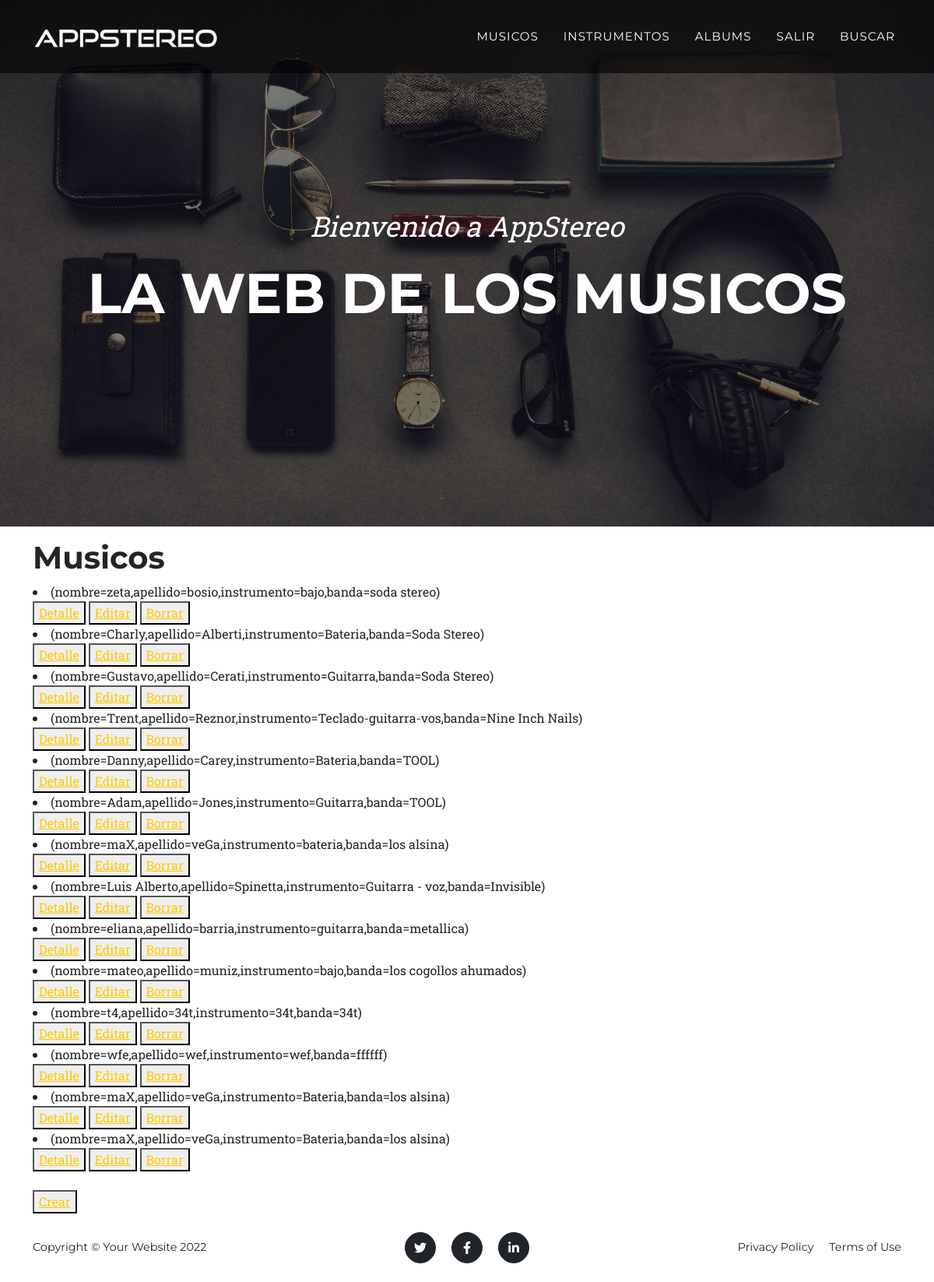
The page /musico/list/ (signed in) on the database as committed earlier.
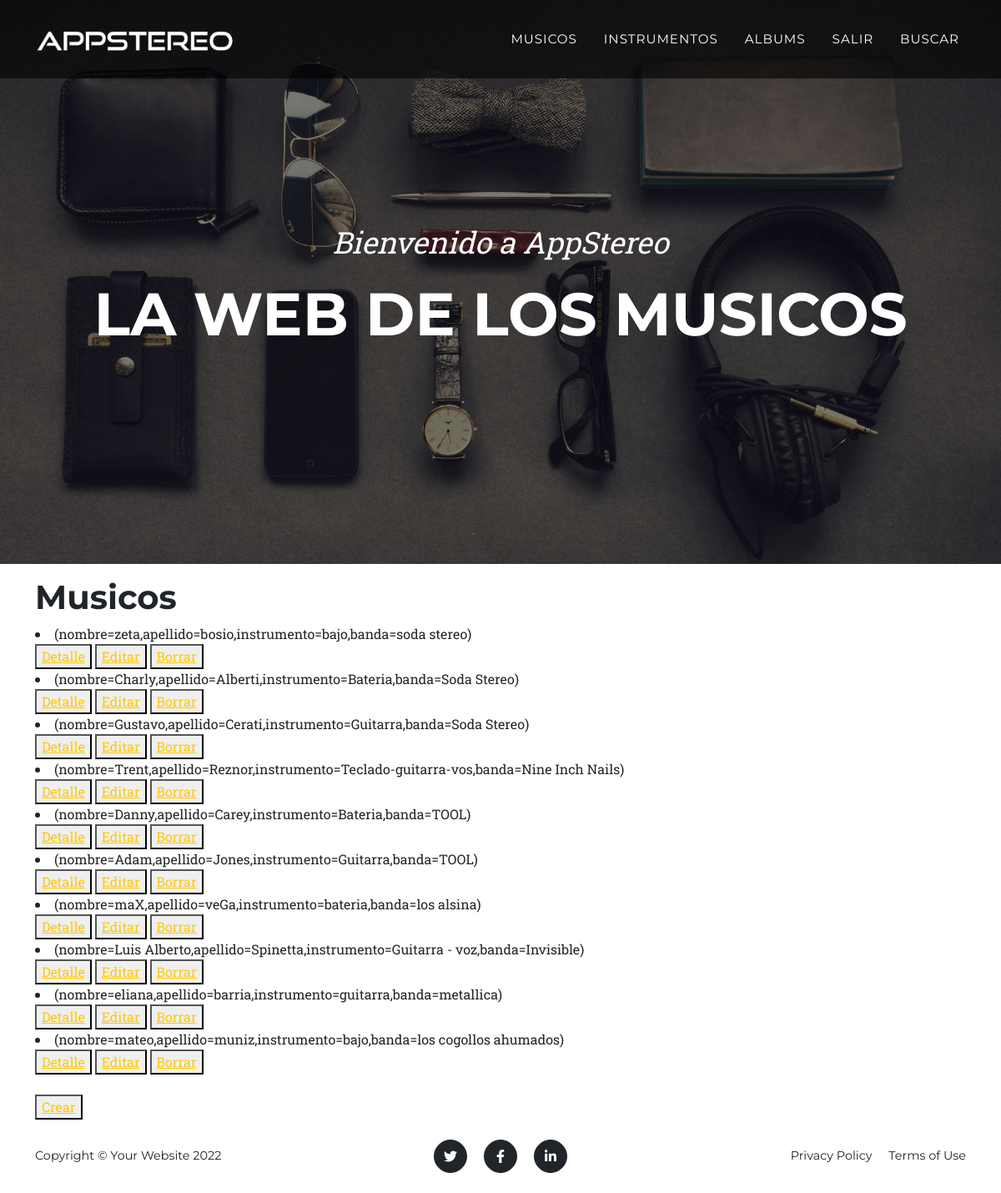
The same page on the database as committed later.
### AppStereo/models.py (models this page shows)
class Musicos(models.Model):
    nombre = models.CharField(max_length=50)
    apellido = models.CharField(max_length=50)
    edad = models.IntegerField()
    instrumento = models.CharField(max_length=50)
    banda = models.CharField(max_length=50)
    def __str__(self):
        return f"(nombre={self.nombre},apellido={self.apellido},instrumento={self.instrumento},banda={self.banda})"

### AppStereo/views.py (the view)
# urls.py: path('musico/list/', MusicosList.as_view(), name='musico_list'),
class MusicosList(LoginRequiredMixin, ListView):
    model = Musicos
    template_name = "AppStereo/musico_list.html"

### AppStereo/templates/AppStereo/musico_list.html (shortened to what this page needs)
{% extends "AppStereo/base.html" %}
{% block contenido %}
{% load static %}
<h1>Musicos</h1>
{% for musico in object_list %}
    <li>{{musico}}</li>
        <button>
            <a href="{% url 'musico_detalle' musico.id %}">Detalle</a>
        </button>
        <button>
            <a href="{% url 'musico_editar' musico.id %}">Editar</a>
        </button>
        <button>
            <a href="{% url 'musico_eliminar' musico.id %}">Borrar</a>
        </button>
{% endfor %}
<br>
<br>
<button>
    <a href="{% url 'musico_nuevo' %}">Crear</a>
</button>
{% endblock %}

Rows that differ between the two databases and show on the page:
removed Musicos: nombre+apellido+instrumento "(nombre=t4,apellido=34t,instrumento=34t,banda=34t)"
removed Musicos: nombre+apellido+instrumento "(nombre=wfe,apellido=wef,instrumento=wef,banda=ffffff)"
removed Musicos: nombre+apellido+instrumento "(nombre=maX,apellido=veGa,instrumento=Bateria,banda=los alsina)"
removed Musicos: nombre+apellido+instrumento "(nombre=maX,apellido=veGa,instrumento=Bateria,banda=los alsina)"
